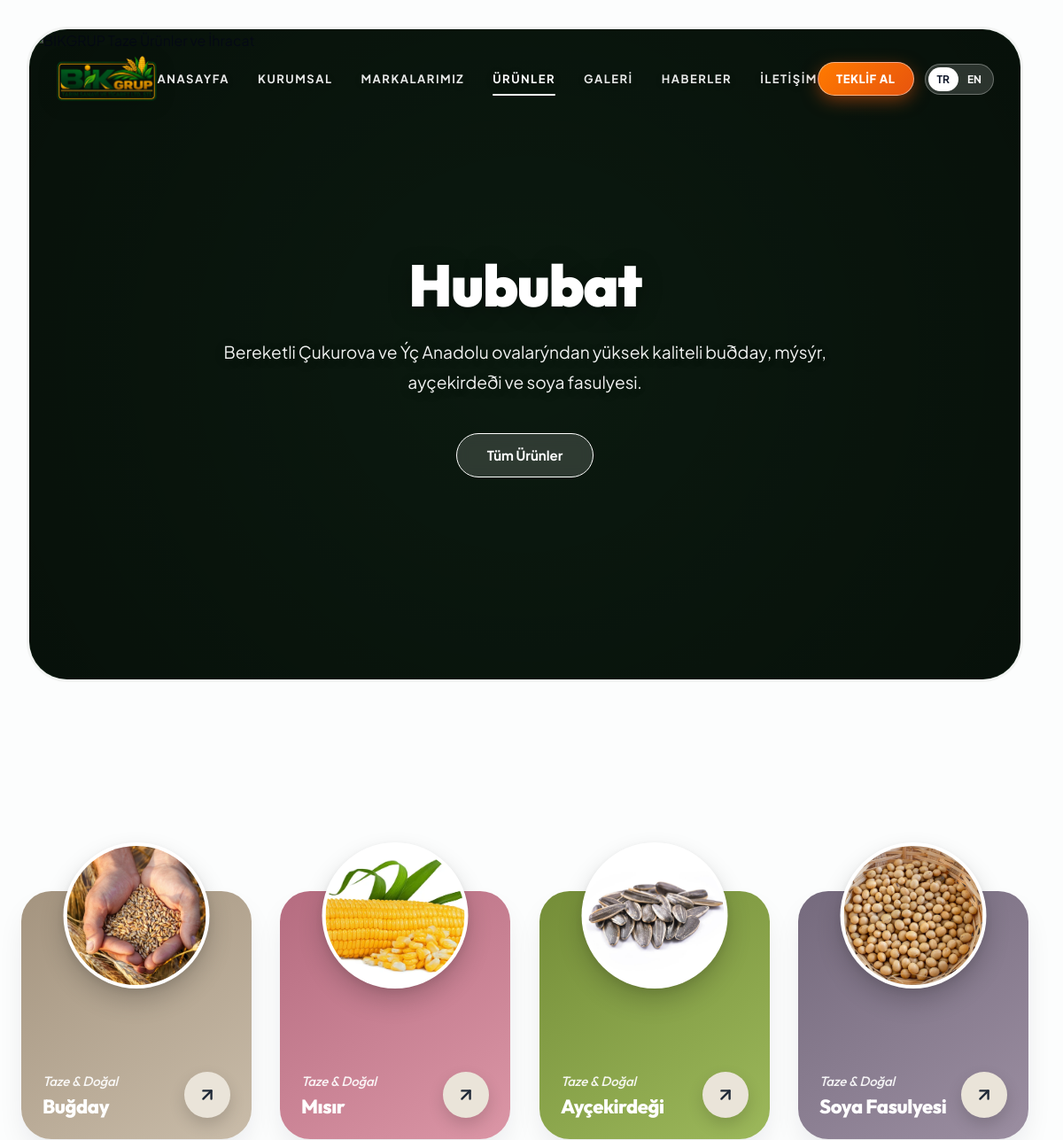
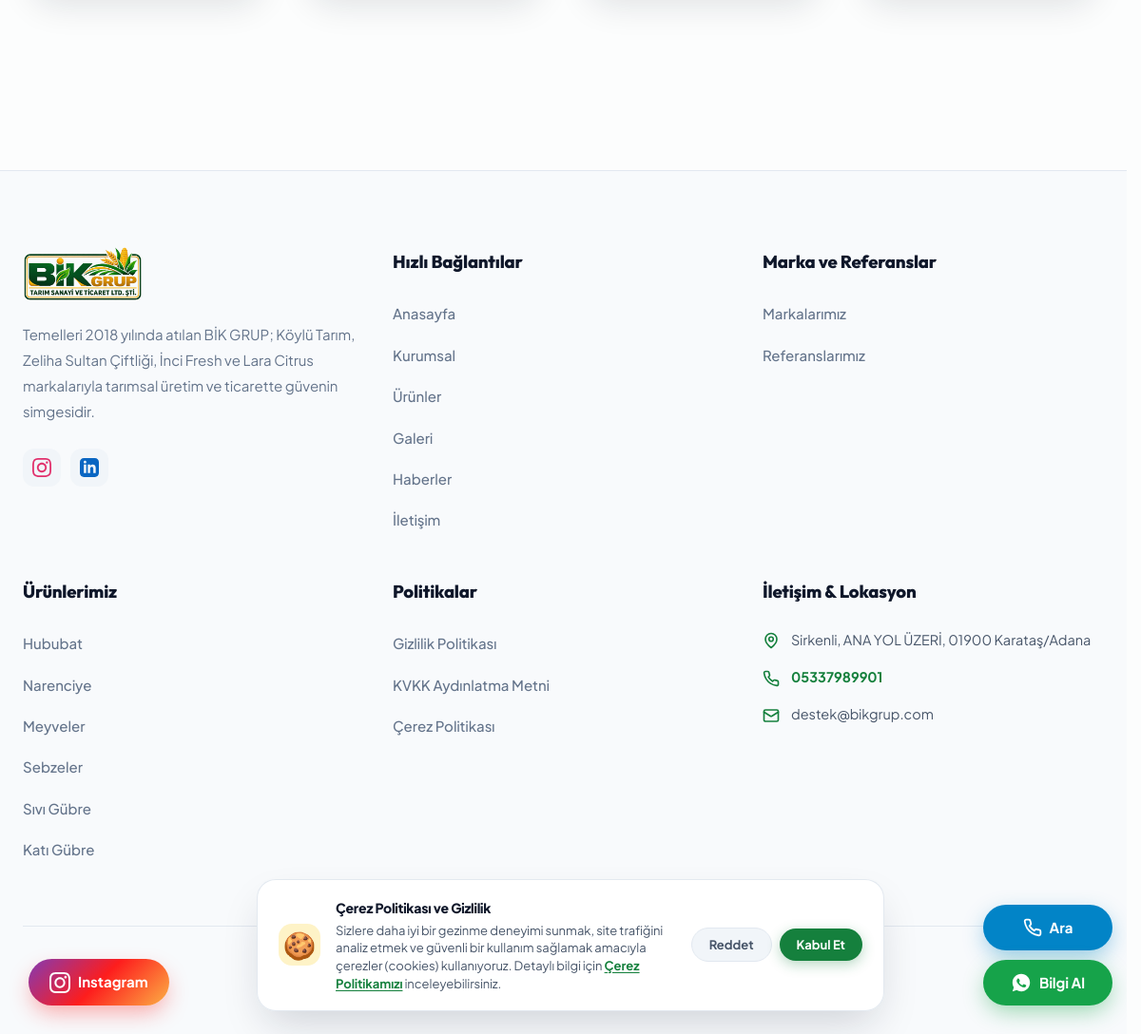
Page /urunler?kategori=hububat on the committed database (2 pictures, top to bottom).
### tables this page shows
CREATE TABLE `categories` (
  `id` int(11) NOT NULL AUTO_INCREMENT,
  `slug` varchar(100) NOT NULL,
  `name_tr` varchar(100) NOT NULL,
  `name_en` varchar(100) NOT NULL,
  `description_tr` text DEFAULT NULL,
  `description_en` text DEFAULT NULL,
  `badge_color` varchar(20) DEFAULT '#15803d',
  `icon_svg` text DEFAULT NULL,
  `image` varchar(255) DEFAULT NULL,
  `sort_order` int(11) DEFAULT 0,
  `is_active` tinyint(1) DEFAULT 1,
  `created_at` timestamp NOT NULL DEFAULT current_timestamp(),
  PRIMARY KEY (`id`),
  UNIQUE KEY `slug` (`slug`)
);

CREATE TABLE `products` (
  `id` int(11) NOT NULL AUTO_INCREMENT,
  `category_id` int(11) NOT NULL,
  `slug` varchar(120) NOT NULL,
  `name_tr` varchar(120) NOT NULL,
  `name_en` varchar(120) NOT NULL,
  `short_desc_tr` text DEFAULT NULL,
  `short_desc_en` text DEFAULT NULL,
  `content_tr` longtext DEFAULT NULL,
  `content_en` longtext DEFAULT NULL,
  `image` varchar(255) DEFAULT NULL,
  `origin_tr` varchar(100) DEFAULT 'Akdeniz & Ege / Türkiye',
  `origin_en` varchar(100) DEFAULT 'Mediterranean & Aegean / Turkey',
  `harvest_season_tr` varchar(100) DEFAULT 'Ekim - Mayıs',
  `harvest_season_en` varchar(100) DEFAULT 'October - May',
  `packaging_tr` varchar(150) DEFAULT 'Teleskopik Koli, Plastik Kasa, IFCO Kasa',
  `packaging_en` varchar(150) DEFAULT 'Telescopic Carton, Plastic Crate, IFCO Box',
  `extra_json` longtext DEFAULT NULL,
  `temperature` varchar(50) DEFAULT '+4°C / +8°C',
  `is_featured` tinyint(1) DEFAULT 1,
  `is_active` tinyint(1) DEFAULT 1,
  `sort_order` int(11) DEFAULT 0,
  `created_at` timestamp NOT NULL DEFAULT current_timestamp(),
  PRIMARY KEY (`id`),
  UNIQUE KEY `slug` (`slug`),
  KEY `category_id` (`category_id`),
  CONSTRAINT `products_ibfk_1` FOREIGN KEY (`category_id`) REFERENCES `categories` (`id`) ON DELETE CASCADE
);

CREATE TABLE `page_sections` (
  `id` int(11) NOT NULL AUTO_INCREMENT,
  `page_key` varchar(50) NOT NULL COMMENT 'home, about, contact',
  `section_key` varchar(80) NOT NULL,
  `title_tr` varchar(255) NOT NULL,
  `title_en` varchar(255) DEFAULT NULL,
  `subtitle_tr` varchar(255) DEFAULT NULL,
  `subtitle_en` varchar(255) DEFAULT NULL,
  `body_tr` longtext DEFAULT NULL,
  `body_en` longtext DEFAULT NULL,
  `extra_json` longtext DEFAULT NULL CHECK (json_valid(`extra_json`)),
  `updated_at` timestamp NOT NULL DEFAULT current_timestamp() ON UPDATE current_timestamp(),
  PRIMARY KEY (`id`),
  UNIQUE KEY `section_key` (`section_key`)
);

### views/pages/products.php (the view, shortened to what the rows shown need)
<?php
$currentLang = Lang::current();
$prodHero = PageSection::get('products_hero') ?? [];
?>
<section class="adler-hero-viewport">
    <div class="adler-contour-frame frame-centered">
        <div class="adler-inner-center-hero">
            <h1 class="adler-inner-mega-title">
                <?= $selectedCategory
                    ? htmlspecialchars($selectedCategory['name_' . $currentLang] ?? $selectedCategory['name_tr'])
                    : (!empty($prodHero['title_' . $currentLang]) ? nl2br(htmlspecialchars($prodHero['title_' . $currentLang])) : (!empty($prodHero['title_tr']) ? nl2br(htmlspecialchars($prodHero['title_tr'])) : ($currentLang === 'en' ? 'Fresh Harvest &<br>Global Export.' : 'Taze Mahsul &<br>Global İhracat.'))) ?>
            </h1>
            <p class="adler-inner-desc">
                <?= $selectedCategory
                    ? htmlspecialchars($selectedCategory['description_' . $currentLang] ?? $selectedCategory['description_tr'])
                    : htmlspecialchars($prodHero['subtitle_' . $currentLang] ?? ($prodHero['subtitle_tr'] ?? ($currentLang === 'en' ? 'Our nutritious and premium produce grown in the fertile soils of the Mediterranean maintains its peak freshness on its journey from our orchards to your table.' : 'Akdeniz ve Ege nin verimli topraklarinda yetisen besleyici ve saglikli urunlerimiz tarladan sofraniza uzanan yolculukta tazeligini korur.'))) ?>
            </p>
            <div class="adler-inner-actions">
                <a href="#urunler-vitrini" class="about-pill-btn" style="border-color: #ffffff; color: #ffffff; background: rgba(255,255,255,0.15); backdrop-filter: blur(8px);">
                </a>
            </div>
        </div>
    </div>
</section>
<section class="section" id="urunler-vitrini" style="padding-top: 50px; scroll-margin-top: 40px;">
    <div class="container">
        <div id="products-dynamic-container" style="transition: opacity 0.22s ease; min-height: 280px;">
            <?php if (empty($products)): ?>
                <div style="text-align:center; padding: 60px 20px; background:#ffffff; border-radius: 20px; border:1px solid #e2e8f0;">
                    <p style="font-size: 18px; color: var(--theme-text-muted); margin: 0 0 16px 0;"><?= $currentLang === 'en' ? 'No published products found in this category yet.' : 'Bu kategoride henüz yayınlanmış ürün bulunamadı.' ?></p>
                    <a href="<?= BASE_URL ?>/urunler#urunler-vitrini" class="btn btn-primary" style="border-radius: 9999px;"><?= $currentLang === 'en' ? 'Return to All Products' : 'Tüm Ürünlere Dön' ?></a>
                </div>
            <?php else: ?>
                <div class="popout-products-grid">
                    <?php foreach ($products as $index => $prod):
                        $prodUrl = BASE_URL . '/urunler/' . urlencode($prod['slug']);
                    ?>
                        <div class="popout-product-card card-color-<?= ($index % 4) + 1 ?> reveal reveal-delay-<?= ($index % 3) + 1 ?>"
                             onclick="window.location.href='<?= $prodUrl ?>';"
                             style="cursor: pointer;">
                            <a href="<?= $prodUrl ?>" class="popout-img-wrapper" onclick="event.stopPropagation();">
                                <img src="<?= BASE_URL ?>/public/images/<?= htmlspecialchars($prod['image'] ?: 'product_orange.png') ?>"
                                     alt="<?= htmlspecialchars($prod['name_' . $currentLang] ?? $prod['name_tr']) ?>"
                                     class="popout-floating-img"
                                     loading="lazy">
                            </a>
                            <div class="popout-card-bottom">
                                <div class="popout-card-text">
                                    <?php
                                    $prodExtra = !empty($prod['extra_json']) ? json_decode($prod['extra_json'], true) : [];
                                    $customPrefix = $prodExtra['badge_prefix'] ?? null;
                                    $defaultPrefix = $currentLang === 'en' ? 'Fresh & Premium' : 'Taze & Doğal';
                                    ?>
                                    <span class="popout-card-prefix"><?= htmlspecialchars($customPrefix ?: $defaultPrefix) ?></span>
                                    <h3 class="popout-card-title">
                                        <a href="<?= $prodUrl ?>">
                                            <?= htmlspecialchars($prod['name_' . $currentLang] ?? $prod['name_tr']) ?>
                                        </a>
                                    </h3>
                                </div>
                                <a href="<?= $prodUrl ?>" class="popout-circle-btn" aria-label="<?= htmlspecialchars($prod['name_' . $currentLang] ?? $prod['name_tr']) . ' ' . ($currentLang === 'en' ? 'Inspect' : 'İncele') ?>">
                                    <svg width="22" height="22" viewBox="0 0 24 24" fill="none" stroke="currentColor" stroke-width="2.6" stroke-linecap="round" stroke-linejoin="round">
                                        <line x1="7" y1="17" x2="17" y2="7"></line>
                                        <polyline points="7 7 17 7 17 17"></polyline>
                                    </svg>
                                </a>
                            </div>
                        </div>
                    <?php endforeach; ?>
                </div>
            <?php endif; ?>
        </div>
    </div>
</section>

### views/layouts/footer.php (shortened to what the rows shown need)
<?php
$currentLang = Lang::current();
$instagram = trim(Settings::get('social_instagram', ''));
$facebook  = trim(Settings::get('social_facebook', ''));
$youtube   = trim(Settings::get('social_youtube', ''));
$linkedin  = trim(Settings::get('social_linkedin', ''));
$twitter   = trim(Settings::get('social_x', ''));
$footerSec = PageSection::get('footer_main') ?? [];
$siteLogo = Settings::get('site_logo', '');
$siteLogoText = Settings::get('site_logo_text', 'BİK GRUP');
?>
    <footer class="footer-creative">
        <div class="container">
            <div class="footer-grid footer-grid-6col">
                <div class="footer-col-brand">
                    <a href="<?= BASE_URL ?>/" class="bik-logo" style="margin-bottom: 20px;">
                        <?php if (!empty($siteLogo) && file_exists(UPLOADS_PATH . '/' . $siteLogo)): ?>
                            <img src="<?= BASE_URL ?>/public/images/<?= htmlspecialchars($siteLogo) ?>" alt="<?= htmlspecialchars($siteLogoText) ?>" style="max-height: 58px; width: auto; object-fit: contain;">
                        <?php else: ?>
                            <span class="logo-leaf-icon">🌿</span>
                            <span class="logo-brand"><span class="bold">BİK</span><span class="accent">GRUP</span></span>
                        <?php endif; ?>
                    </a>
                    <p style="color: #64748b; font-size: 15px; line-height: 1.8; margin-bottom: 26px; max-width: 360px;">
                        <?= !empty($footerSec['body_' . $currentLang]) ? nl2br(htmlspecialchars($footerSec['body_' . $currentLang])) : ($currentLang === 'en' ? __('footer_about_text') : (!empty($footerSec['body_tr']) ? nl2br(htmlspecialchars($footerSec['body_tr'])) : __('footer_about_text'))) ?>
                    </p>
                    <?php if (!empty($instagram) || !empty($facebook) || !empty($youtube) || !empty($linkedin) || !empty($twitter)): ?>
                    <div style="display: flex; gap: 10px; flex-wrap: wrap; margin-bottom: 20px;">
                        <?php if (!empty($instagram) && $instagram !== '#'): ?>
                            <a href="<?= htmlspecialchars($instagram) ?>" target="_blank" rel="noopener noreferrer" style="display:inline-flex; align-items:center; justify-content:center; width:40px; height:40px; border-radius:12px; background:#f1f5f9; color:#e1306c; transition:all 0.2s;" title="Instagram">
                            </a>
                        <?php endif; ?>
                        <?php if (!empty($linkedin) && $linkedin !== '#'): ?>
                            <a href="<?= htmlspecialchars($linkedin) ?>" target="_blank" rel="noopener noreferrer" style="display:inline-flex; align-items:center; justify-content:center; width:40px; height:40px; border-radius:12px; background:#f1f5f9; color:#0a66c2; transition:all 0.2s;" title="LinkedIn">
                            </a>
                        <?php endif; ?>
                    </div>
                    <?php endif; ?>
                </div>
            </div>
        </div>
    </footer>
</body>
</html>

### rows in the picture
categories: name_tr "Hububat", description_tr "Bereketli Çukurova ve Ýç Anadolu ovalarýndan yüksek kaliteli buðday, mýsýr, ayçekirdeði ve soya fasulyesi."
products: image (picture), defaultPrefix "Taze & Doğal", name_tr "Buğday"
products: image (picture), defaultPrefix "Taze & Doğal", name_tr "Mısır"
products: image (picture), defaultPrefix "Taze & Doğal", name_tr "Ayçekirdeği"
products: image (picture), defaultPrefix "Taze & Doğal", name_tr "Soya Fasulyesi"
page_sections: body_tr "Temelleri 2018 yılında atılan BİK GRUP; Köylü Tarım, Zeliha Sultan Çiftliği, İnci Fresh ve Lara Citrus markalarıyla tarımsal üretim ve ticarette güvenin simgesidir."

### other values in the picture
__('nav_home') "ANASAYFA"
__('nav_about') "KURUMSAL"
__('nav_brands', 'Markalarımız') "MARKALARIMIZ"
__('nav_products') "ÜRÜNLER"
__('nav_blog') "HABERLER"
__('nav_contact') "İLETIŞIM"
__('nav_home') "Anasayfa"
__('nav_about') "Kurumsal"
__('nav_products') "Ürünler"
__('nav_blog') "Haberler"
__('nav_contact') "İletişim"
__('cat_citrus') "Narenciye"
__('cat_fruits') "Meyveler"
__('cat_vegetables') "Sebzeler"
$address "Sirkenli, ANA YOL ÜZERİ, 01900 Karataş/Adana"
